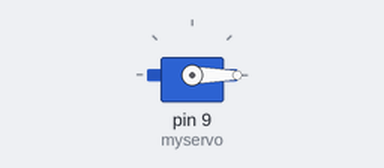
Recording of a sketch running on a simulated Arduino Uno, built with avr-gcc and run on an emulated ATmega328P. Parts: servo.

Above: at 0.1 s.
At 11.1 s:
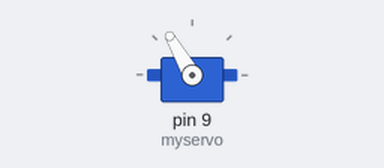
At 18.1 s:
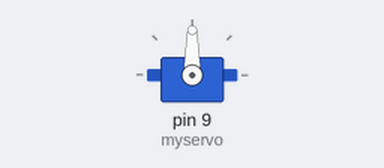
At 36.1 s:
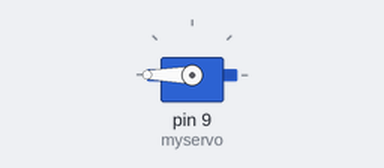
Timing chart, 0 to 37.6 s (numbered marks = the images above):
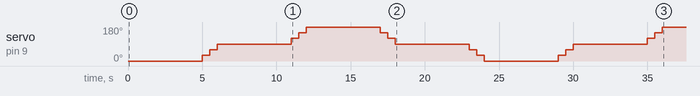

Measured:
- by itself, servo on pin 9 (myservo): 0° → 30° at 5.0 s, → 60° 0.50 s later, → 90° 0.50 s later, → 120° 5.0 s later, … (18 changes in this stretch)

The sketch:

servo1.ino
```cpp
/*================ E23 == Sose25/26 ==== LPr-Versuch 06 ==== Aufgabe 1a
a) Programmieren das µC-board nun mit Verwendung der library servo.h mit ähnlicher
FunkƟonalität wie unter (a); Kurze Pausen (z.B. 0,5 s) bei den 30°-SchriƩen, längeres
Verharren (ca. 5 s) jeweils in der 0°, 90° u. 180° PosiƟon.
Dazu müssen Sie zunächst mit Steuerbefehlen experimentell den AkƟonsradius testen
(das unterscheidet sich bei einzelnen Servos), dann den Servoarm (quasi als Zeiger)
locker aufstecken – ACHTUNG: keinesfalls per Hand mit Fingern oder anderweiƟg
mechanisch drehen (weder die Servoachse noch den Servoarm o. dgl.) –
**************************************************************************
**************************************************************************/

#include <Servo.h> //servo lib importieren

Servo myservo;  //Class inizialieren

int degree = 0;  //degree als 0 Grad starten

void setup() {
  myservo.attach(9);  //Servo Steuerungspin zuweisen
}

void loop() {

  // Vorwärtsbewegung: 0° bis 180°
  for (degree = 0; degree <= 180; degree += 30) {
    myservo.write(degree); // Bewegen

    // Warten
    if(degree == 0 || degree == 90 || degree == 180){
      delay(5000); //5 sekunde warten
    } else {
      delay(500); //0,5 sekunde warten
    }
  }

  // Rückwärtsbewegung: 150° bis 30°
  // (180° und 0° wurden/werden in der Vorwärtsschleife schon abgedeckt)
  for (degree = 150; degree > 0; degree -= 30) {
    myservo.write(degree); // Bewegen

    // Warten:
    if(degree == 90){
      delay(5000);
    } else {
      delay(500);
    }
  }
}
```
